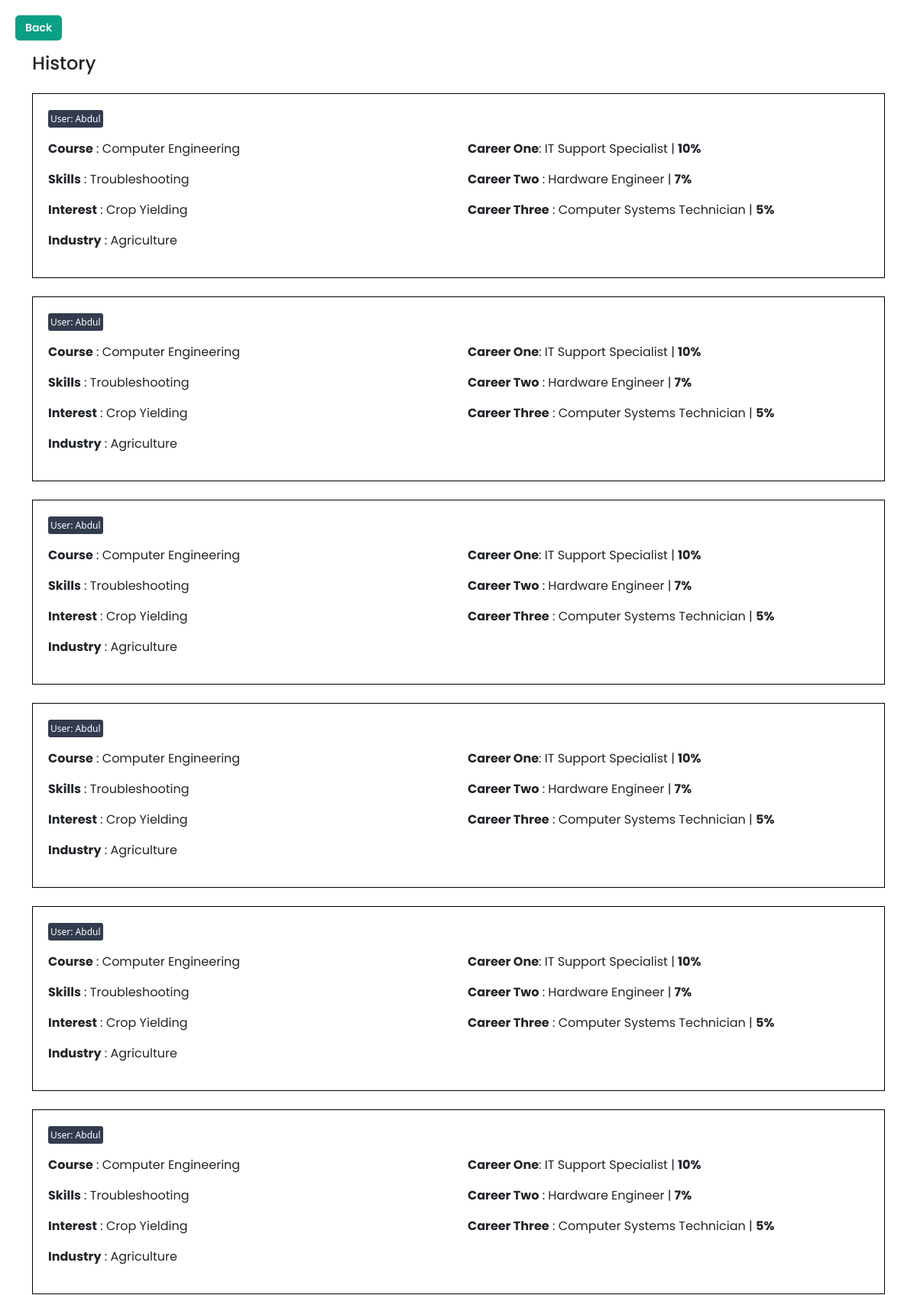
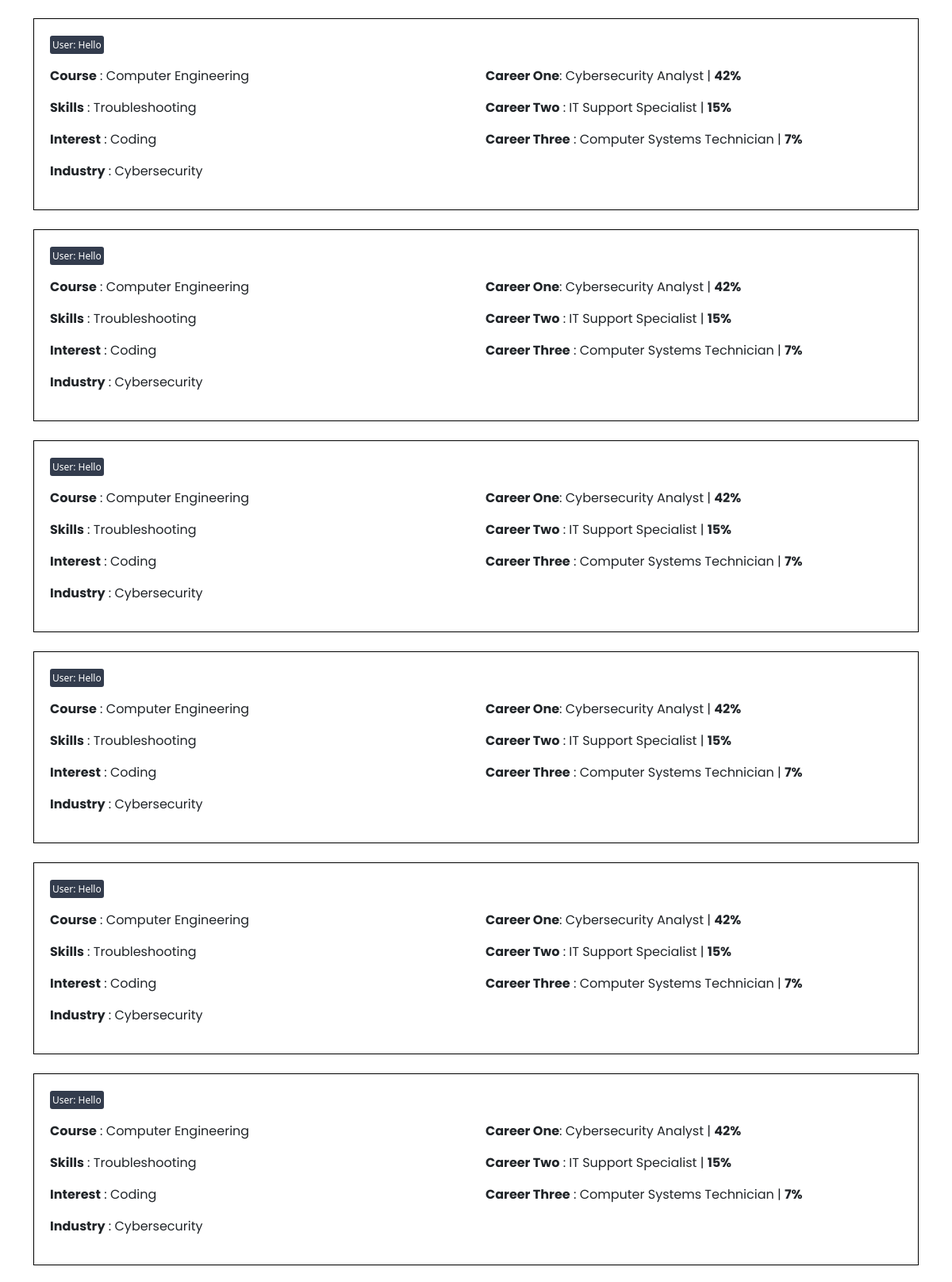
The page /display_data/ (upper part) on the database its author committed (2 pictures, top to bottom).
### recomee__app/models.py (models this page shows)
class InputResults(models.Model):
    user_name = models.ForeignKey(Username, on_delete=models.CASCADE, null= True)
    user_course = models.CharField(max_length=100, null=True)
    user_industry= models.CharField(max_length=100, null=True)
    user_skills= models.CharField(max_length=100, null=True)
    user_interest = models.CharField(max_length=100, null=True)
    career_one= models.CharField(max_length=100, null=True)
    career_two= models.CharField(max_length=100, null=True)
    career_three= models.CharField(max_length=100, null=True)
    career_one_prob= models.IntegerField(null=True)
    career_two_prob= models.IntegerField(null=True)
    career_three_prob= models.IntegerField(null=True)

class Username(models.Model):
    name = models.CharField(max_length=100, null= True)

### recomee__app/views.py (the view)
# urls.py: path('display_data/', views.display_data, name='display_data'),
def display_data(request):
    all_results = InputResults.objects.all()
    return render(request, 'history_page.html', {'all_results': all_results})

### recomee__app/templates/history_page.html (shortened to what this page needs)
<!DOCTYPE html>
<html lang="en">
  <head>
    {% load static %}
    <link rel="stylesheet" href="{% static 'css/bootstrap.min.css' %}">
    <link rel="stylesheet" href="{% static 'history_page.css' %}" />
  </head>
  <body>
    <button id="back_btn" title="Go back to previous page">Back</button>
    <section class="container my-3">
      <h4>History</h4>
      {% for user_result in all_results reversed %}
      <div class="container history-container my-4" >
        <span class="user_pill mb-5">User: {{user_result.user_name.name}}</span>
        <div class="row">
          <div class="col-xl-6">
            <p class="my-3"><strong>Course</strong> : {{user_result.user_course}}</p>
            <p><strong>Skills</strong> : {{user_result.user_skills}}</p>
            <p><strong>Interest</strong> : {{user_result.user_interest}}</p>
            <p><strong>Industry</strong> : {{user_result.user_industry}}</p>
        </div>
        <div class="col-xl-6">
            <p class="my-3"><strong>Career One</strong>: {{user_result.career_one}} |  <strong>{{ user_result.career_one_prob}}%</strong>
            <p><strong>Career Two</strong> : {{user_result.career_two}} | <strong>{{user_result.career_two_prob}}%</strong>
            <p><strong>Career Three</strong> : {{user_result.career_three}} | <strong>{{user_result.career_three_prob}}%</strong>
        </div>
        </div>
      </div>
      {% endfor %}
    </section>
  </body>
</html>

### recomee__app/static/history_page.css (style rules this page uses)
body { margin: 20px; font-family: "Poppins", "sans-serif"; }
#back_btn { text-decoration: none; font-family: "Poppins", sans-serif; font-optical-sizing: auto; font-weight: 700; font-style: normal; font-size: 14px; color: white; padding: 5px 12px; font-weight: 600; border: 1px solid #0aa085; border-radius: 5px; background-color: #0aa085; cursor: pointer; }
.user_pill { background-color: #333c4d; border-radius: 3px; padding: 3px; color: white; font-size: 12px; font-family: 'Segoe UI', Tahoma, Geneva, Verdana, sans-serif; font-weight: 500; }
.history-container { border: 1px solid black; padding: 20px; margin-bottom: 20px; }

### rows shown on the page
InputResults: user_name.name "Abdul", user_course "Computer Engineering", user_skills "Troubleshooting", user_interest "Crop Yielding", user_industry "Agriculture", career_one "IT Support Specialist", career_one_prob "10", career_two "Hardware Engineer", career_two_prob "7", career_three "Computer Systems Technician", career_three_prob "5"
InputResults: user_name.name "Abdul", user_course "Computer Engineering", user_skills "Troubleshooting", user_interest "Crop Yielding", user_industry "Agriculture", career_one "IT Support Specialist", career_one_prob "10", career_two "Hardware Engineer", career_two_prob "7", career_three "Computer Systems Technician", career_three_prob "5"
InputResults: user_name.name "Abdul", user_course "Computer Engineering", user_skills "Troubleshooting", user_interest "Crop Yielding", user_industry "Agriculture", career_one "IT Support Specialist", career_one_prob "10", career_two "Hardware Engineer", career_two_prob "7", career_three "Computer Systems Technician", career_three_prob "5"
InputResults: user_name.name "Abdul", user_course "Computer Engineering", user_skills "Troubleshooting", user_interest "Crop Yielding", user_industry "Agriculture", career_one "IT Support Specialist", career_one_prob "10", career_two "Hardware Engineer", career_two_prob "7", career_three "Computer Systems Technician", career_three_prob "5"
InputResults: user_name.name "Abdul", user_course "Computer Engineering", user_skills "Troubleshooting", user_interest "Crop Yielding", user_industry "Agriculture", career_one "IT Support Specialist", career_one_prob "10", career_two "Hardware Engineer", career_two_prob "7", career_three "Computer Systems Technician", career_three_prob "5"
InputResults: user_name.name "Abdul", user_course "Computer Engineering", user_skills "Troubleshooting", user_interest "Crop Yielding", user_industry "Agriculture", career_one "IT Support Specialist", career_one_prob "10", career_two "Hardware Engineer", career_two_prob "7", career_three "Computer Systems Technician", career_three_prob "5"
InputResults: user_name.name "Hello", user_course "Computer Engineering", user_skills "Troubleshooting", user_interest "Coding", user_industry "Cybersecurity", career_one "Cybersecurity Analyst", career_one_prob "42", career_two "IT Support Specialist", career_two_prob "15", career_three "Computer Systems Technician", career_three_prob "7"
InputResults: user_name.name "Hello", user_course "Computer Engineering", user_skills "Troubleshooting", user_interest "Coding", user_industry "Cybersecurity", career_one "Cybersecurity Analyst", career_one_prob "42", career_two "IT Support Specialist", career_two_prob "15", career_three "Computer Systems Technician", career_three_prob "7"
InputResults: user_name.name "Hello", user_course "Computer Engineering", user_skills "Troubleshooting", user_interest "Coding", user_industry "Cybersecurity", career_one "Cybersecurity Analyst", career_one_prob "42", career_two "IT Support Specialist", career_two_prob "15", career_three "Computer Systems Technician", career_three_prob "7"
InputResults: user_name.name "Hello", user_course "Computer Engineering", user_skills "Troubleshooting", user_interest "Coding", user_industry "Cybersecurity", career_one "Cybersecurity Analyst", career_one_prob "42", career_two "IT Support Specialist", career_two_prob "15", career_three "Computer Systems Technician", career_three_prob "7"
InputResults: user_name.name "Hello", user_course "Computer Engineering", user_skills "Troubleshooting", user_interest "Coding", user_industry "Cybersecurity", career_one "Cybersecurity Analyst", career_one_prob "42", career_two "IT Support Specialist", career_two_prob "15", career_three "Computer Systems Technician", career_three_prob "7"
InputResults: user_name.name "Hello", user_course "Computer Engineering", user_skills "Troubleshooting", user_interest "Coding", user_industry "Cybersecurity", career_one "Cybersecurity Analyst", career_one_prob "42", career_two "IT Support Specialist", career_two_prob "15", career_three "Computer Systems Technician", career_three_prob "7"
